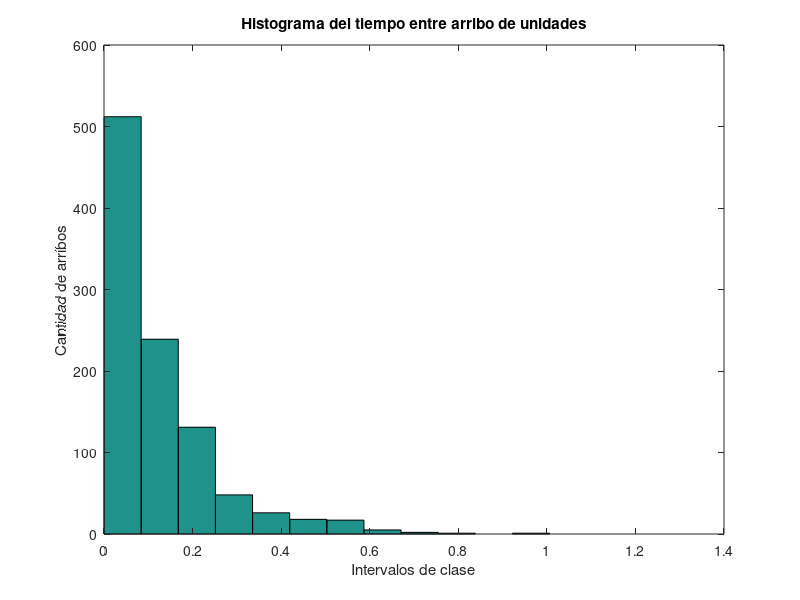

Recreate this plot in MATLAB. (Note: this script raises an error after producing the figure.)
load arriboscop.mat
load ercop.mat

rand("seed",234234);

%%%%%%%%%%%HISTOGRAMAS
figure(1);
%clases=12;
[expfrecs expmarks]=hist(arriboscop,12);
hist(arriboscop,12);
xlabel("Intervalos de clase");
ylabel("Cantidad de arribos");
title("Histograma del tiempo entre arribo de unidades");
print -deps hist_arribos.eps 

figure(2); 
ercopdata=unfrec(ercop(:,2)',ercop(:,1)',38)
ercop(:,1)'
[erfrecs ermarks]=hist(ercopdata,ercop(:,1)')
hist(ercopdata,ercop(:,1)');
xlabel("Intervalos de clase");
ylabel("Frecuencia");
title("Histograma del tiempo de atencion de unidades");
print -deps hist_servicios.eps 


%%%%%%%%%%%TESTS
%EXPONENCIAL
ideal_set = [];
for i=1:columns(arriboscop)
  ideal_set=[ideal_set expon(mean(arriboscop))];
endfor

[pval, chisq, df] = chisquare_test_homogeneity(arriboscop,ideal_set,expmarks);
printf('nivel de significacion de la exponencial: %f\n', pval);

%TRIANGULAR
a=0;
b=1.25;
c=1.81;

ideal_set=[];
magic_number=1000;
%*(10/(c-a))
for i=1:sum(erfrecs)*magic_number
    ideal_set = [ideal_set randtriang(a,b,c)];
endfor

%ercopdata
%unfrec(chi_test,ermarks,columns(ercopdata))
empirical_set=unfrec(erfrecs.*magic_number,ermarks,sum(erfrecs)*magic_number);

figure(3);
hist(ideal_set,ermarks);
figure(4);
hist(empirical_set, ermarks);

[pval, chisq, df] = chisquare_test_homogeneity(ideal_set,empirical_set,ermarks);
printf('nivel de significacion de la exponencial: %f\n', pval);
pval
chisq
df
